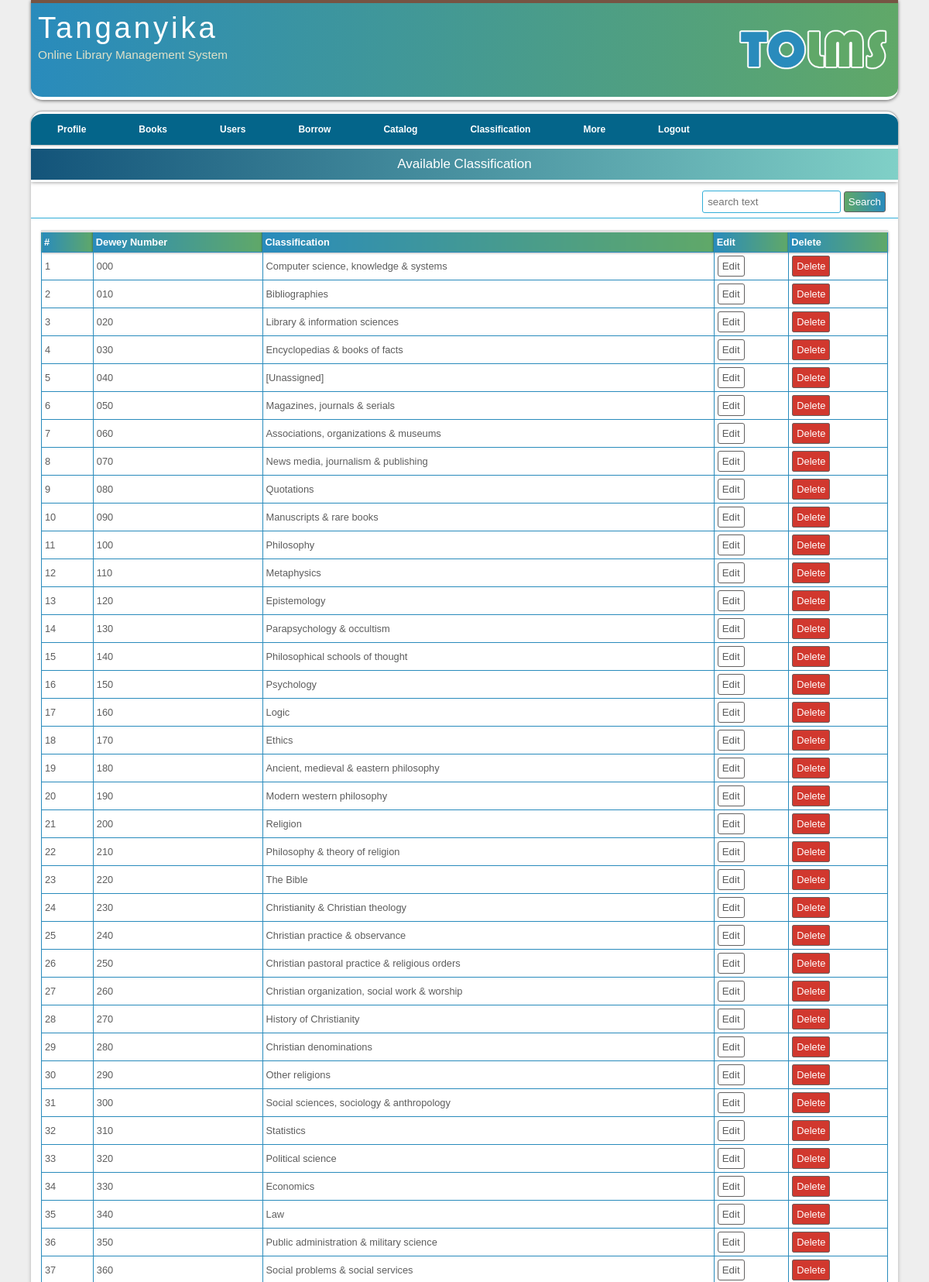
The app's page /viewClassifications.php (signed in, upper part) with its own data.
### tables this page shows
CREATE TABLE `classification` (
  `classID` int(11) NOT NULL,
  `deweyNo` varchar(5) NOT NULL,
  `className` varchar(50) DEFAULT NULL
);

### AppRoot/init.inc.php (called while the page is built, shortened)
<?php
$host = 'localhost';
$user = 'atchosti_tolms';
$password = 'MayungaPassword';
$database = 'atchosti_tolms';
$link = mysqli_connect($host, $user, $password, $database );
if(isset($_SESSION['userID'])){
    $sessionULe           = $_SESSION['uLevel'];
}
require_once ('AppRoot/Functions/viewFunctions.php');

### AppRoot/Functions/viewFunctions.php (called while the page is built, shortened)
<?php
function viewClassifications($filter = ''){
    global $link;
    $query          = "SELECT * FROM classification ";
    $queryresult = mysqli_query($link, $query);
    return $queryresult;
}

### viewClassifications.php (the view, shortened to what this page needs)
<?php
include('AppRoot/init.inc.php');
$filter = '';
?>
<!DOCTYPE HTML>
<html>
    <?php require_once 'AppRoot/Includes/head.inc';?>
    <body>
      <div id="main">
          <?php include 'AppRoot/Includes/header.inc'; ?>
          <?php include 'AppRoot/Includes/navigation.inc'; ?>
        <div id="site_content">
            <div class="my-title">Available Classification</div>
            <?php include('AppRoot/Includes/searchForm.inc'); ?>
            <div class="contents-manage">
                <table class="data-table">
                    <tr>
                       <th>#</th><th>Dewey Number</th><th>Classification</th>
                       <?php if($sessionULe == 'Admin' || $sessionULe == 'Librarian') : ?>
                       <th>Edit</th>
                       <th>Delete</th>
                       <?php endif; ?>
                    </tr>
                        <tbody>
                        <?php
                        $number = 1;
                        foreach (viewClassifications($filter) as $classification) :
                            extract($classification);
                        ?>
                            <tr>
                                <td><?= $number; ?></td>
                                <td><?= $deweyNo; ?></td>
                                <td><?= $className; ?></td>
                                <?php if($sessionULe == 'Admin' || $sessionULe == 'Librarian') : ?>
                                <td>
                                    <form action="manageClassification.php" method="POST">
                                        <input type="submit" class="control-button edit" name="editClassification" value="Edit"/>
                                    </form>
                                </td>
                                <td>
                                    <a href="viewClassifications.php?deleteClassification=<?=$classID ?>" OnClick="return confirm('Are you sure you want to delete Classification <?= $className; ?> ?')" class="control-button delete" >Delete</a>
                                </td>
                                <?php endif; ?>
                            </tr>
                        <?php
                            $number ++;
                            endforeach;
                        ?>
                        </tbody>
                    </table>
                </div>
            </div>
        </div>
    </body>
</html>

### AppRoot/Assets/CSS/styles.css (style rules this page uses)
* { margin: 0; padding: 0; }
body { font: normal .80em 'trebuchet ms', arial, sans-serif; background: #eee; color: #5D5D5D; text-align: justify; }
a, a:hover { background: transparent; text-decoration: underline; color: #51A9FB; }
#main { max-width: 1120px; padding: 0 20px 0 20px; margin: 0 auto 10px auto; }
#site_content { width: 100%; min-height: 480px; overflow: hidden; padding: 0px; background: #fff; border-top: 5px solid #fff; border-bottom: 5px solid #765443;; border-radius: 0 0 15px 15px; color: #5D5D5D; box-shadow: 0 2px 5px 0 rgba(0,0,0,.26); margin-bottom: 10px; }
.my-title { padding: 10px; background: linear-gradient(to right, #13547a, #80d0c7); border-bottom: 3px solid #fff; color: #fff; font-size: 17px; margin-bottom: 5px; text-align: center; box-shadow: 0 0 5px rgba(0,0,0,.5); }
.contents-manage { padding: 15px 13px 17px 13px; }
.control-button { padding: 5px; border: 1px solid #636161; border-radius: 3px; color: #fff; text-decoration: none; outline: none; }
.delete { background-color: #d1382e; }
.edit { background-color: #fff; color: #5D5D5D; }
table { border-collapse: collapse; }
.data-table { border-top: 3px solid #ddd; width: 100%; }
.data-table th, .data-table td { vertical-align: middle; border: 1px solid #298BBC; }
.data-table th { background: linear-gradient(to right, #298BBC, #60A868); padding: 5px 3px; color: #fff; box-shadow: 0 0 3px rgba(0,0,0,.5); }
.data-table td { padding: 4px; }

### records on screen
classification: deweyNo "000", className "Computer science, knowledge & systems"
classification: deweyNo "010", className "Bibliographies"
classification: deweyNo "020", className "Library & information sciences"
classification: deweyNo "030", className "Encyclopedias & books of facts"
classification: deweyNo "040", className "[Unassigned]"
classification: deweyNo "050", className "Magazines, journals & serials"
classification: deweyNo "060", className "Associations, organizations & museums"
classification: deweyNo "070", className "News media, journalism & publishing"
classification: deweyNo "080", className "Quotations"
classification: deweyNo "090", className "Manuscripts & rare books"
classification: deweyNo "100", className "Philosophy"
classification: deweyNo "110", className "Metaphysics"
classification: deweyNo "120", className "Epistemology"
classification: deweyNo "130", className "Parapsychology & occultism"
classification: deweyNo "140", className "Philosophical schools of thought"
classification: deweyNo "150", className "Psychology"
classification: deweyNo "160", className "Logic"
classification: deweyNo "170", className "Ethics"
classification: deweyNo "180", className "Ancient, medieval & eastern philosophy"
classification: deweyNo "190", className "Modern western philosophy"
classification: deweyNo "200", className "Religion"
classification: deweyNo "210", className "Philosophy & theory of religion"
classification: deweyNo "220", className "The Bible"
classification: deweyNo "230", className "Christianity & Christian theology"
classification: deweyNo "240", className "Christian practice & observance"
classification: deweyNo "250", className "Christian pastoral practice & religious orders"
classification: deweyNo "260", className "Christian organization, social work & worship"
classification: deweyNo "270", className "History of Christianity"
classification: deweyNo "280", className "Christian denominations"
classification: deweyNo "290", className "Other religions"
classification: deweyNo "300", className "Social sciences, sociology & anthropology"
classification: deweyNo "310", className "Statistics"
classification: deweyNo "320", className "Political science"
classification: deweyNo "330", className "Economics"
classification: deweyNo "340", className "Law"
classification: deweyNo "350", className "Public administration & military science"
classification: deweyNo "360", className "Social problems & social services"
